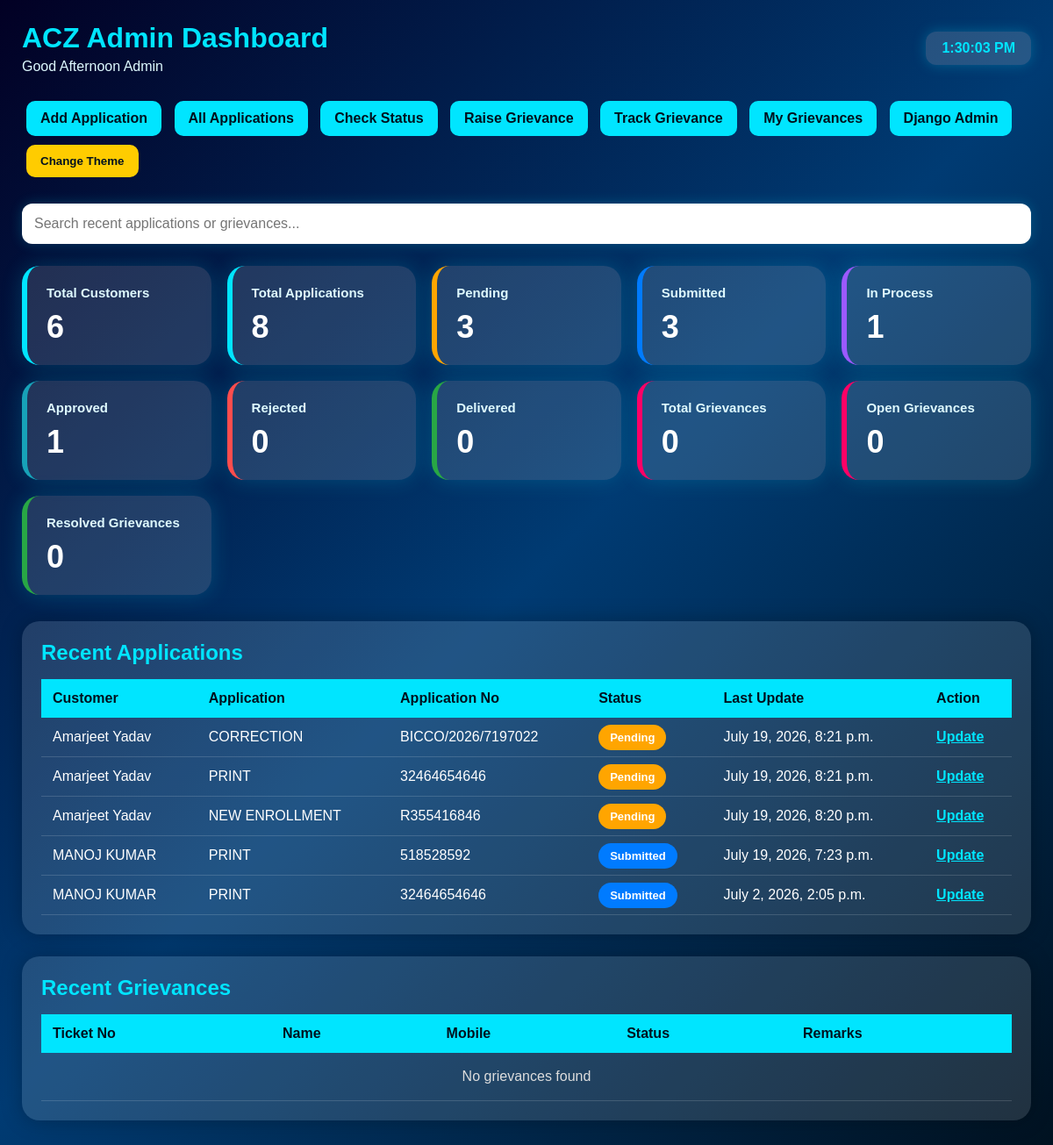
The app's page /customers/ with its own data.
### customers_app/models.py (models this page shows, shortened)
class Application(models.Model):
    STATUS_CHOICES = [
        ('Pending', 'Pending'),
        ('Submitted', 'Submitted'),
        ('In Process', 'In Process'),
        ('Approved', 'Approved'),
        ('Rejected', 'Rejected'),
        ('Delivered', 'Delivered'),
    ]
    PAYMENT_STATUS_CHOICES = [
        ("Unpaid", "Unpaid"),
        ("Paid", "Paid"),
    ]
    PAYMENT_MODE_CHOICES = [
        ("Cash", "Cash"),
        ("Online", "Online"),
    ]
    customer = models.ForeignKey(Customer, on_delete=models.CASCADE)
    part = models.ForeignKey(
        ApplicationPart,
        on_delete=models.SET_NULL,
        null=True,
        blank=True
    )
    sub_part = models.ForeignKey(
        ApplicationSubPart,
        on_delete=models.SET_NULL,
        null=True,
        blank=True
    )
    application_name = models.CharField(max_length=100)
    application_no = models.CharField(max_length=100)
    application_date = models.DateField()
    amount = models.DecimalField(max_digits=10, decimal_places=2, default=0)
    paid_amount = models.DecimalField(max_digits=10, decimal_places=2, default=0)
    due_amount = models.DecimalField(max_digits=10, decimal_places=2, default=0)
    payment_status = models.CharField(
        max_length=20,
        choices=PAYMENT_STATUS_CHOICES,
        default="Unpaid"
    )
    payment_mode = models.CharField(
        max_length=20,
        choices=PAYMENT_MODE_CHOICES,
        default="Cash"
    )
    payment_reference_no = models.CharField(
    max_length=50,
    unique=False,
    blank=True,
    null=True
)
    receipt_no = models.CharField(
    max_length=100,
    unique=False,
    blank=True,
    null=True
)
    razorpay_order_id = models.CharField(
        max_length=100,
        blank=True,
        null=True
    )
    razorpay_payment_id = models.CharField(
        max_length=100,
        blank=True,
        null=True
    )
    razorpay_signature = models.CharField(
        max_length=200,
        blank=True,
        null=True
    )
    status_updated_at = models.DateTimeField(auto_now=True)
    delivery_date = models.DateTimeField(null=True, blank=True)
    status = models.CharField(
        max_length=20,
        choices=STATUS_CHOICES,
        default='Pending'
    )
    remarks = models.TextField(blank=True)

class Customer(models.Model):
    user = models.OneToOneField(
        User,
        on_delete=models.CASCADE,
        null=True,
        blank=True
    )
    name = models.CharField(max_length=100)
    aadhaar_no = models.CharField(max_length=20, unique=True)
    contact_no = models.CharField(max_length=15)
    is_registered = models.BooleanField(default=False)

### customers_app/views.py (the view)
# urls.py: path('customers/', views.customer_list, name='customer_list'),
def customer_list(request):
    customers = Customer.objects.all().order_by("-id")
    recent_applications = Application.objects.all().order_by("-id")[:5]
    recent_grievances = Grievance.objects.all().order_by("-id")[:5]
    return render(request, "customer_list.html", {
        "customers": customers,
        "recent_applications": recent_applications,
        "recent_grievances": recent_grievances,
        "total_customers": Customer.objects.count(),
        "total_applications": Application.objects.count(),
        "pending_count": Application.objects.filter(status="Pending").count(),
        "submitted_count": Application.objects.filter(status="Submitted").count(),
        "in_process_count": Application.objects.filter(status="In Process").count(),
        "approved_count": Application.objects.filter(status="Approved").count(),
        "rejected_count": Application.objects.filter(status="Rejected").count(),
        "delivered_count": Application.objects.filter(status="Delivered").count(),
        "pending_applications": Application.objects.filter(status="Pending").count(),
        "delivered_applications": Application.objects.filter(status="Delivered").count(),
        "total_grievances": Grievance.objects.count(),
        "open_grievances": Grievance.objects.exclude(status="Resolved").count(),
        "resolved_grievances": Grievance.objects.filter(status="Resolved").count(),
    })

### templates/customer_list.html (shortened to what this page needs)
<!DOCTYPE html>
<html>
<head>
</head>
<body>
<div class="header">
    <div>
        <h1>ACZ Admin Dashboard</h1>
        <p class="sub-text" id="greeting">Welcome Admin</p>
    </div>
    <div class="clock" id="clock">--:--:--</div>
</div>
<div class="btns">
    <a href="/add-application/">Add Application</a>
    <a href="/applications/">All Applications</a>
    <a href="/check-status/">Check Status</a>
    <a href="/raise-grievance/">Raise Grievance</a>
    <a href="/grievance-status/">Track Grievance</a>
    <a href="/my-grievances/">My Grievances</a>
    <a href="/admin/">Django Admin</a>
    <button class="theme-btn" onclick="toggleTheme()">Change Theme</button>
</div>
<div class="search-box">
    <input type="text" id="searchInput" onkeyup="searchTable()" placeholder="Search recent applications or grievances...">
</div>
<div class="cards">
    <div class="card">
        <h3>Total Customers</h3>
        <p>{{ total_customers }}</p>
    </div>
    <div class="card">
        <h3>Total Applications</h3>
        <p>{{ total_applications }}</p>
    </div>
    <div class="card pending">
        <h3>Pending</h3>
        <p>{{ pending_count }}</p>
    </div>
    <div class="card submitted">
        <h3>Submitted</h3>
        <p>{{ submitted_count }}</p>
    </div>
    <div class="card process">
        <h3>In Process</h3>
        <p>{{ in_process_count }}</p>
    </div>
    <div class="card approved">
        <h3>Approved</h3>
        <p>{{ approved_count }}</p>
    </div>
    <div class="card rejected">
        <h3>Rejected</h3>
        <p>{{ rejected_count }}</p>
    </div>
    <div class="card delivered">
        <h3>Delivered</h3>
        <p>{{ delivered_count }}</p>
    </div>
    <div class="card grievance">
        <h3>Total Grievances</h3>
        <p>{{ total_grievances }}</p>
    </div>
    <div class="card grievance">
        <h3>Open Grievances</h3>
        <p>{{ open_grievances }}</p>
    </div>
    <div class="card delivered">
        <h3>Resolved Grievances</h3>
        <p>{{ resolved_grievances }}</p>
    </div>
</div>
<div class="section">
    <h2>Recent Applications</h2>
    <table class="data-table">
        <tr>
            <th>Customer</th>
            <th>Application</th>
            <th>Application No</th>
            <th>Status</th>
            <th>Last Update</th>
            <th>Action</th>
        </tr>
        {% for app in recent_applications %}
        <tr>
            <td>{{ app.customer.name }}</td>
            <td>{{ app.application_name }}</td>
            <td>{{ app.application_no }}</td>
            <td>
                <span class="badge
                    {% if app.status == 'Pending' %}b-pending
                    {% elif app.status == 'Submitted' %}b-submitted
                    {% elif app.status == 'In Process' %}b-process
                    {% elif app.status == 'Approved' %}b-approved
                    {% elif app.status == 'Rejected' %}b-rejected
                    {% elif app.status == 'Delivered' %}b-delivered
                    {% endif %}
                ">
                    {{ app.status }}
                </span>
            </td>
            <td>{{ app.status_updated_at }}</td>
            <td>
                <a style="color:#00e5ff;font-weight:bold;" href="/update-status/{{ app.id }}/">Update</a>
            </td>
        </tr>
        {% empty %}
        <tr>
            <td colspan="6" class="empty">No applications found</td>
        </tr>
        {% endfor %}
    </table>
</div>
<div class="section">
    <h2>Recent Grievances</h2>
    <table class="data-table">
        <tr>
            <th>Ticket No</th>
            <th>Name</th>
            <th>Mobile</th>
            <th>Status</th>
            <th>Remarks</th>
        </tr>
        {% for g in recent_grievances %}
        <tr>
            <td>{{ g.ticket_no }}</td>
            <td>{{ g.name }}</td>
            <td>{{ g.mobile }}</td>
            <td>
                <span class="badge {% if g.status == 'Resolved' %}b-resolved{% else %}b-open{% endif %}">
                    {{ g.status }}
                </span>
            </td>
            <td>{{ g.remarks }}</td>
        </tr>
        {% empty %}
        <tr>
            <td colspan="5" class="empty">No grievances found</td>
        </tr>
        {% endfor %}
    </table>
</div>
</body>
</html>

### templates/customer_list.html (style rules this page uses)
* { margin:0; padding:0; box-sizing:border-box; font-family:Arial, sans-serif; }
body { min-height:100vh; background:linear-gradient(135deg,#020024,#003b73,#00111f); color:white; padding:25px; transition:0.4s; }
.header { display:flex; justify-content:space-between; align-items:center; flex-wrap:wrap; gap:15px; margin-bottom:25px; }
h1 { color:#00e5ff; font-size:32px; }
.sub-text { color:#dffaff; margin-top:5px; }
.clock { background:rgba(255,255,255,0.15); padding:10px 18px; border-radius:12px; color:#00e5ff; font-weight:bold; box-shadow:0 0 15px rgba(0,229,255,0.25); }
.btns { margin-bottom:25px; }
.btns a, .theme-btn { text-decoration:none; background:#00e5ff; color:#00111f; padding:11px 16px; border-radius:10px; font-weight:bold; display:inline-block; margin:5px; border:none; cursor:pointer; }
.theme-btn { background:#ffcc00; }
.search-box { margin-bottom:25px; }
.search-box input { width:100%; padding:14px; border:none; border-radius:12px; outline:none; font-size:16px; box-shadow:0 0 15px rgba(0,229,255,0.2); }
.cards { display:grid; grid-template-columns:repeat(auto-fit,minmax(190px,1fr)); gap:18px; margin-bottom:30px; }
.card { background:rgba(255,255,255,0.13); padding:22px; border-radius:20px; box-shadow:0 0 25px rgba(0,229,255,0.18); border-left:6px solid #00e5ff; transition:0.3s; animation:pop 0.7s ease; }
.card h3 { font-size:15px; margin-bottom:10px; color:#dffaff; }
.card p { font-size:36px; font-weight:bold; }
.pending { border-left-color:orange; }
.submitted { border-left-color:#007bff; }
.process { border-left-color:#9b59ff; }
.approved { border-left-color:#17a2b8; }
.rejected { border-left-color:#ff4d4d; }
.delivered { border-left-color:#28a745; }
.grievance { border-left-color:#ff0066; }
.section { background:rgba(255,255,255,0.13); padding:22px; border-radius:20px; margin-bottom:25px; overflow-x:auto; box-shadow:0 0 25px rgba(0,0,0,0.25); animation:slide 0.7s ease; }
.section h2 { color:#00e5ff; margin-bottom:16px; }
table { width:100%; border-collapse:collapse; min-width:750px; }
th { background:#00e5ff; color:#00111f; padding:13px; text-align:left; }
td { padding:13px; border-bottom:1px solid rgba(255,255,255,0.15); }
.badge { padding:7px 13px; border-radius:20px; color:white; font-weight:bold; font-size:13px; }
.b-pending { background:orange; }
.b-submitted { background:#007bff; }
.empty { text-align:center; color:#ddd; padding:18px; }

### records on screen
Application: customer.name "Amarjeet Yadav", application_name "CORRECTION", application_no "BICCO/2026/7197022", status "Pending", status_updated_at "July 19, 2026, 8:21 p.m."
Application: customer.name "Amarjeet Yadav", application_name "PRINT", application_no "32464654646", status "Pending", status_updated_at "July 19, 2026, 8:21 p.m."
Application: customer.name "Amarjeet Yadav", application_name "NEW ENROLLMENT", application_no "R355416846", status "Pending", status_updated_at "July 19, 2026, 8:20 p.m."
Application: customer.name "MANOJ KUMAR", application_name "PRINT", application_no "518528592", status "Submitted", status_updated_at "July 19, 2026, 7:23 p.m."
Application: customer.name "MANOJ KUMAR", application_name "PRINT", application_no "32464654646", status "Submitted", status_updated_at "July 2, 2026, 2:05 p.m."

### other values on screen
{{ total_customers }} "6"
{{ total_applications }} "8"
{{ pending_count }} "3"
{{ submitted_count }} "3"
{{ in_process_count }} "1"
{{ approved_count }} "1"
{{ rejected_count }} "0"
{{ delivered_count }} "0"
{{ total_grievances }} "0"
{{ open_grievances }} "0"
{{ resolved_grievances }} "0"
